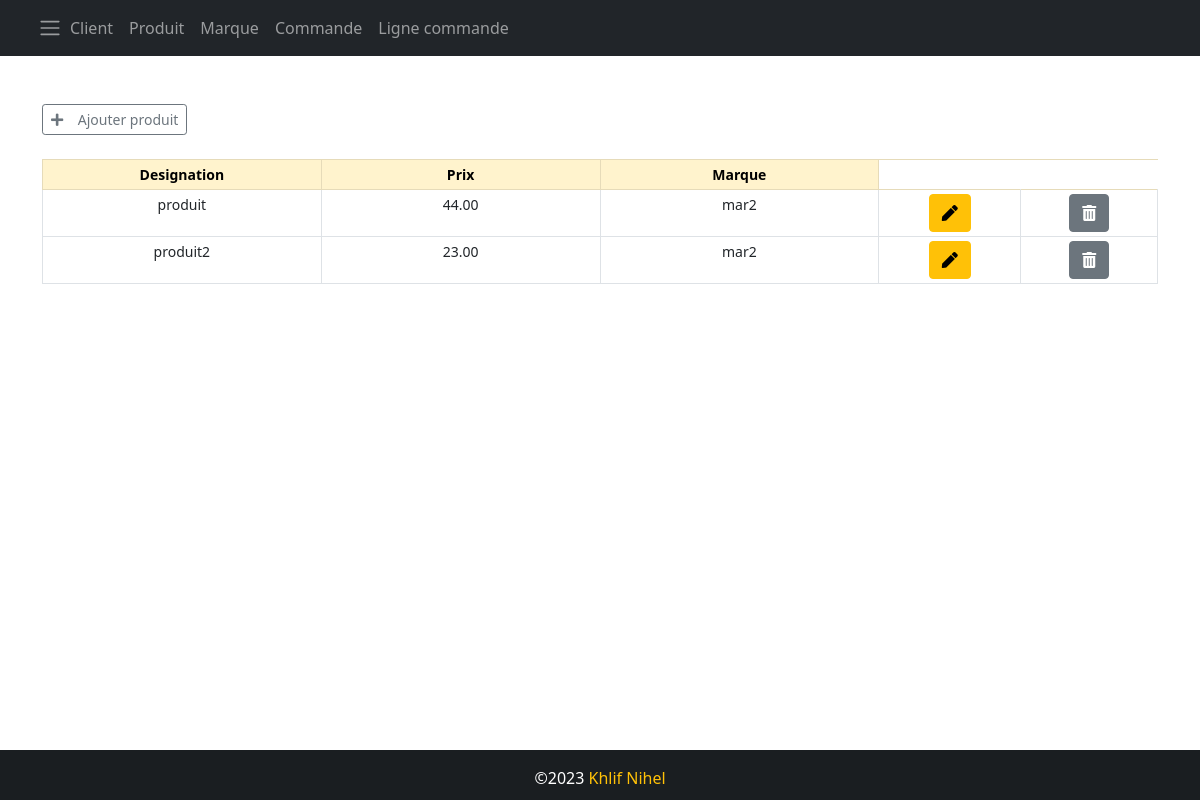
Screenshot of /home_produit with the database file from the repository.
### App/models.py (models this page shows, shortened)
class Produit(models.Model):
    id_produit=models.IntegerField(primary_key=True)
    designation=models.CharField(max_length=50,null=True,blank=True)
    prix=models.DecimalField(max_digits=5,decimal_places=2,null=True,blank=True)
    marque=models.ForeignKey(Marque,on_delete=models.PROTECT,null=True,blank=True)

class Marque(models.Model):
    id_marque=models.IntegerField(primary_key=True)
    designation=models.CharField(max_length=50,null=True,blank=True)
    def __str__(self):
        return self.designation

### App/views.py (the view)
# urls.py: path('home_produit',views.home_produit,name='home_produit'),
def home_produit(request):
    context={
        'clients' : Client.objects.all(),
        'marques':Marque.objects.all(),
        'produits':Produit.objects.all(),
    }
    return render(request, 'home_produit.html',context)

### App/templates/home_produit.html
{% extends 'base.html' %}
{% block navbar-content %}
<div class="container-fluid">
  <span class="navbar-toggler-icon"></span>
<div class="collapse navbar-collapse" id="navbarSupportedContent">
  <ul class="navbar-nav me-auto mb-2 mb-lg-0">
    <li class="nav-item">
      <a class="nav-link"  href="{% url 'home'%}">Client</a>
    </li>
    <li class="nav-item">
      <a class="nav-link" href="{% url 'home_produit'%}">Produit</a>
    </li>
    <li class="nav-item">
      <a class="nav-link"  href="{% url 'home_marque'%}">Marque</a>
    </li>
    <li class="nav-item">
      <a class="nav-link" href="{% url 'home_commande'%}">Commande</a>
    </li>
    <li class="nav-item">
      <a class="nav-link" href="{% url 'home_ligneCommande'%}">Ligne commande</a>
    </li>
  </ul>
</div>
</div>
{% endblock navbar-content %}
{% block content %}
<div class="container">
    <br><br>
    <a href="{% url 'add_produit'%}" class="btn btn-outline-secondary btn-sm"> <i class="fas fa-plus"></i> &nbsp;&nbsp; Ajouter produit</a>
    <table class="table table-bordered table-sm mt-4" style="text-align: center; font-size: 14px;">
        <thead class="table-warning">
            <tr>
                <th style="width:25%;">Designation</th>
                <th style="width:25%;">Prix</th>
                <th style="width:25%;">Marque</th>
            </tr>
        </thead>
        {% for produit in produits %}
        <tr>
            <td>{{produit.designation}}</td>
            <td>{{produit.prix}}</td>
            <td>{{produit.marque}}</td>
            <td>
                <a href="/produit/{{ produit.id_produit}}" class="btn btn-warning" title="Editer produit">
                    <i class="fas fa-pen"></i>
                </a>
            </td>
            <td>
                <a href="/delete_produit/{{ produit.id_produit }}" class="btn btn-secondary" title="supprimer produit">
                    <i class="fas fa-trash-alt"></i>
                </a>
            </td>
        </tr>
        {% endfor %}
    </table>
</div>
 {% endblock content %}

### App/static/css/style.css (style rules this page uses)
html, body { height: 100%; margin: 0; max-width: 100%; overflow: hidden; }

### rows the page displays
Produit: designation "produit", prix "44.00", marque "mar2"
Produit: designation "produit2", prix "23.00", marque "mar2"
